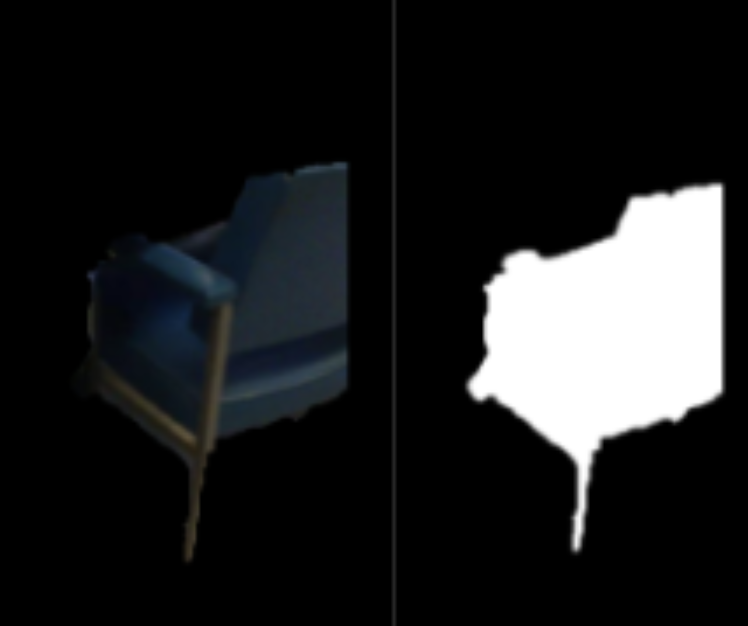
#> input picture static/images/blue_chair.png, 748 x 626 px; its folder holds only this picture in this run
$ python resize_and_save.py   (older library calls are emulated)
#> lines starting #> are read from the running program, lines starting #| are printed output that depends on the picture
from PIL import Image, ImageOps
from glob import glob

for im_pth in glob('*.png'):
    if 'method' in im_pth:
        continue

    print(im_pth)
    desired_size = 512

    im = Image.open(im_pth)
#> im is the input picture: PIL image 748x626 RGBA; mean R, G, B, A 29.9, 30.9, 31.8, 255
    old_size = im.size  # old_size[0] is in (width, height) format
#> old_size = (748, 626)

    ratio = float(desired_size)/max(old_size)
#> ratio = 0.684
    new_size = tuple([int(x*ratio) for x in old_size])
#> new_size = (511, 428)
    # use thumbnail() or resize() method to resize the input image

    # thumbnail is a in-place operation

    # im.thumbnail(new_size, Image.ANTIALIAS)

    im = im.resize(new_size, Image.ANTIALIAS)
#> im: PIL image 511x428 RGBA
    # create a new image and paste the resized on it

    new_im = Image.new("RGB", (desired_size, desired_size), color=(255,255,255))
#> new_im: PIL image 512x512 RGB; every value is 255
    new_im.paste(im, ((desired_size-new_size[0])//2,
                        (desired_size-new_size[1])//2))
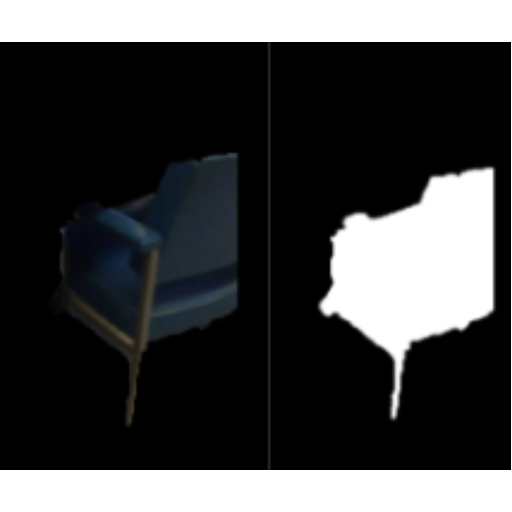
#> new_im: PIL image 512x512 RGB; mean R, G, B 67.2, 68, 68.7

    # new_im.show()

    with open('{}_new.png'.format(im_pth.split('.')[0]), 'wb') as fp:
        new_im.save(fp)

$ run again, on static/images/blue_sofa.png
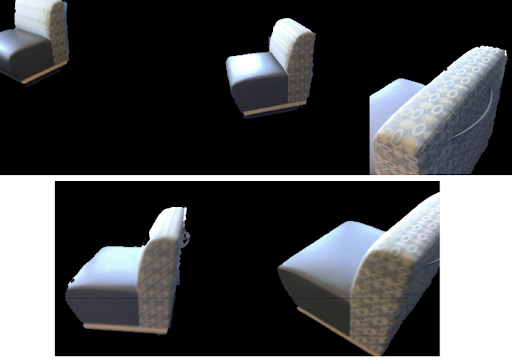
#> input picture static/images/blue_sofa.png, 512 x 360 px
#> im is the input picture: PIL image 512x360 RGB; mean R, G, B 70.8, 71.8, 73.4
#> `new_im.paste(im, ((desired_size-new_size[0])//2, (desired_size-new_siz..`:
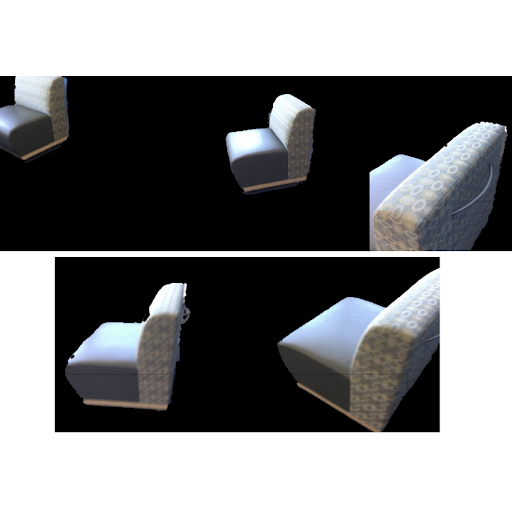
#> new_im: PIL image 512x512 RGB; mean R, G, B 125.5, 126.2, 127.3
